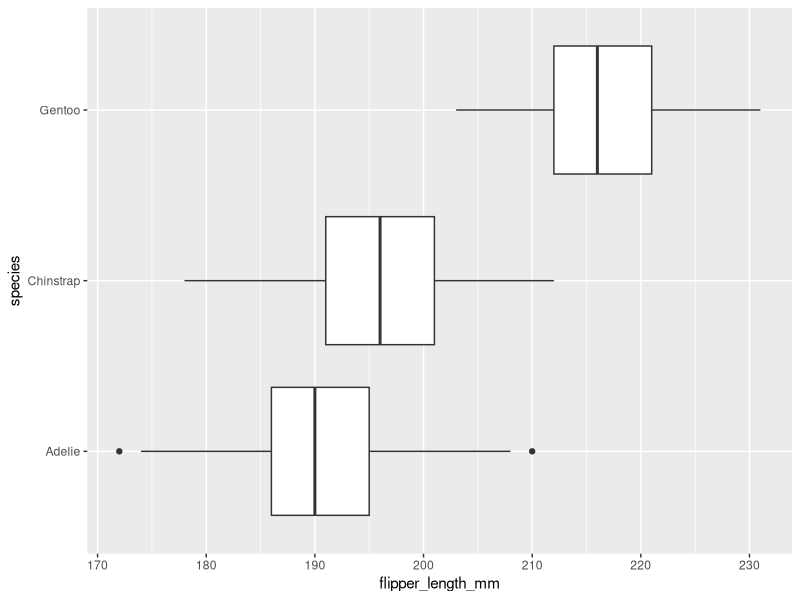
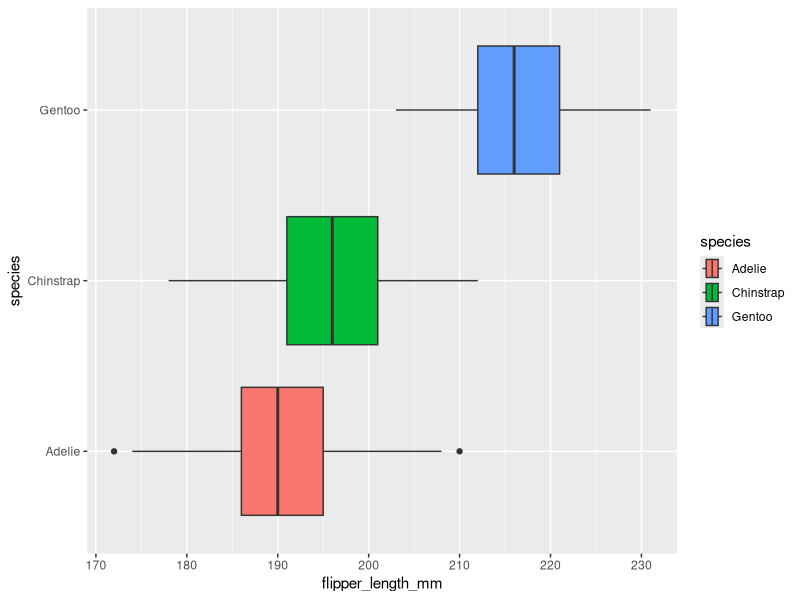
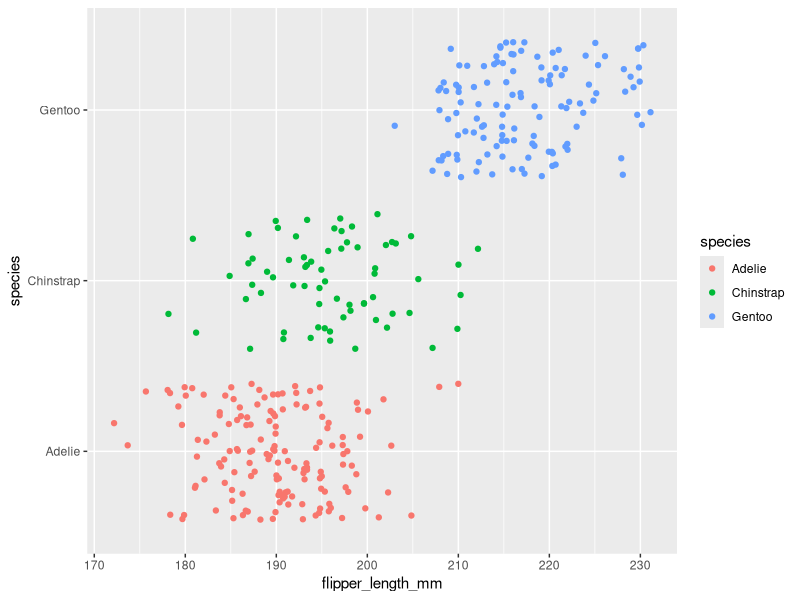
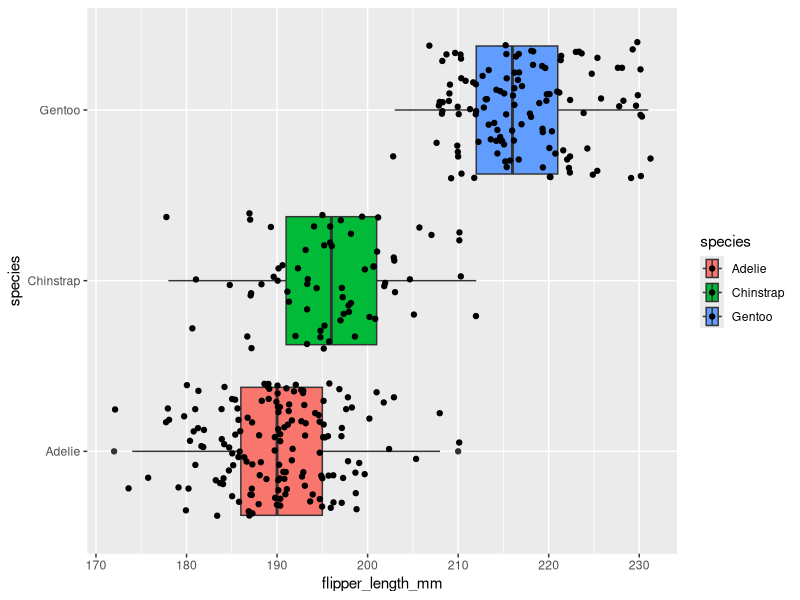
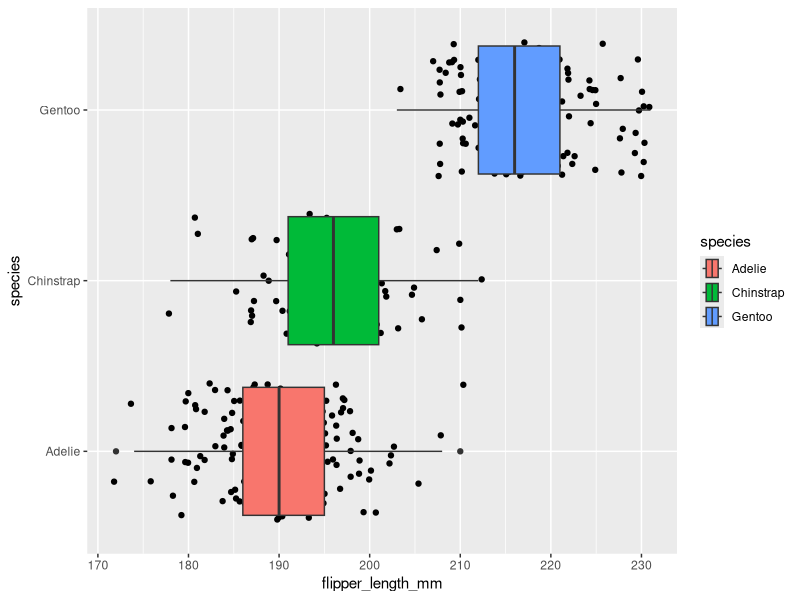
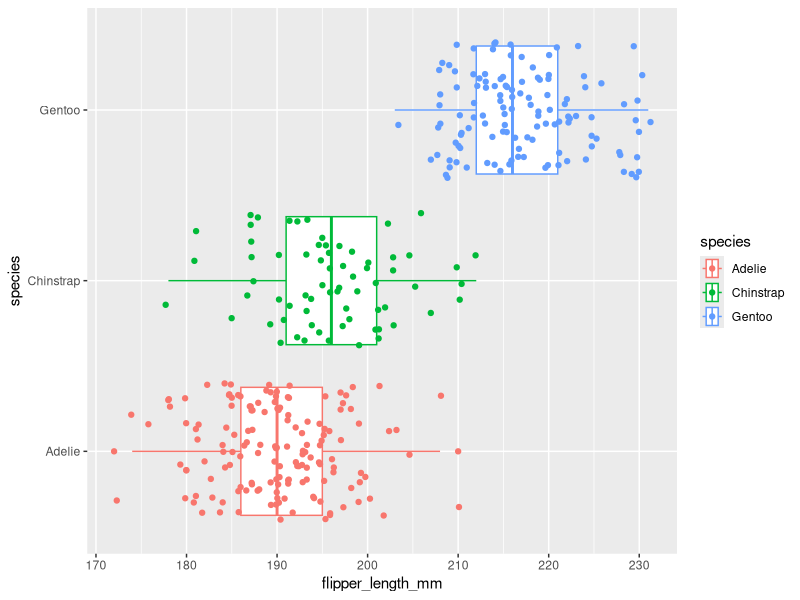
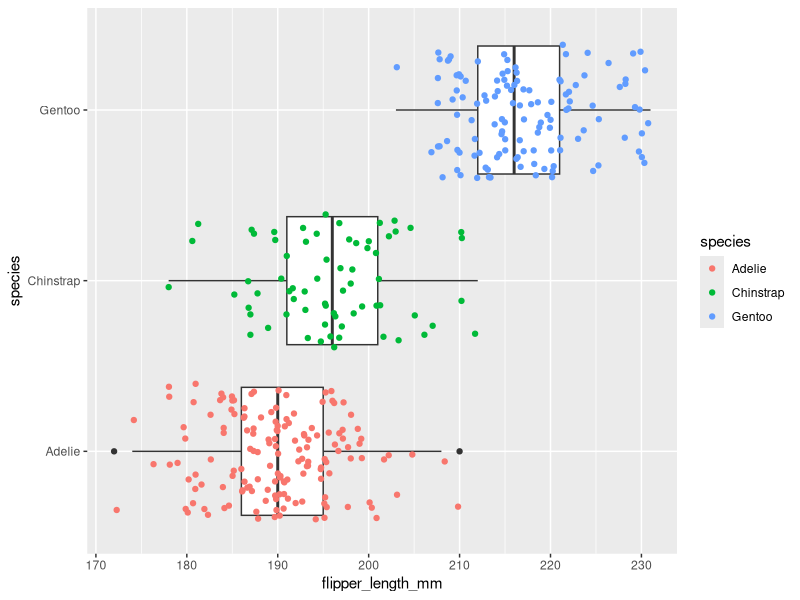

These charts were generated, in order, by the following R code:
## ---- chunk 1
knitr::opts_chunk$set(error = TRUE)
## ---- chunk 2
library(palmerpenguins)
penguins
## ---- chunk 3
library(ggplot2)
## ---- chunk 4
ggplot(data = penguins, mapping = aes(x = flipper_length_mm, y = species)) +
  geom_boxplot()
## ---- chunk 5
ggplot(data = penguins, mapping = aes(x = flipper_length_mm, y = species, fill = species)) +
  geom_boxplot()
## ---- chunk 6
ggplot(data = penguins, mapping = aes(x = flipper_length_mm, y = species, color = species)) +
  geom_jitter()
## ---- chunk 7
ggplot(data = penguins, mapping = aes(x = flipper_length_mm, y = species, fill = species)) +
  geom_boxplot() +
  geom_jitter()

ggplot(data = penguins, mapping = aes(x = flipper_length_mm, y = species, fill = species)) +
  geom_jitter() +
  geom_boxplot()

## ---- chunk 8
ggplot(data = penguins, mapping = aes(x = flipper_length_mm, y = species, color = species)) +
  geom_boxplot() +
  geom_jitter()

ggplot(data = penguins, mapping = aes(x = flipper_length_mm, y = species)) +
  geom_boxplot() +
  geom_jitter(mapping = aes(color = species))
## ---- chunk 9

## ---- chunk 10

## ---- chunk 11

## ---- chunk 12

## ---- chunk 13

## ---- chunk 14

